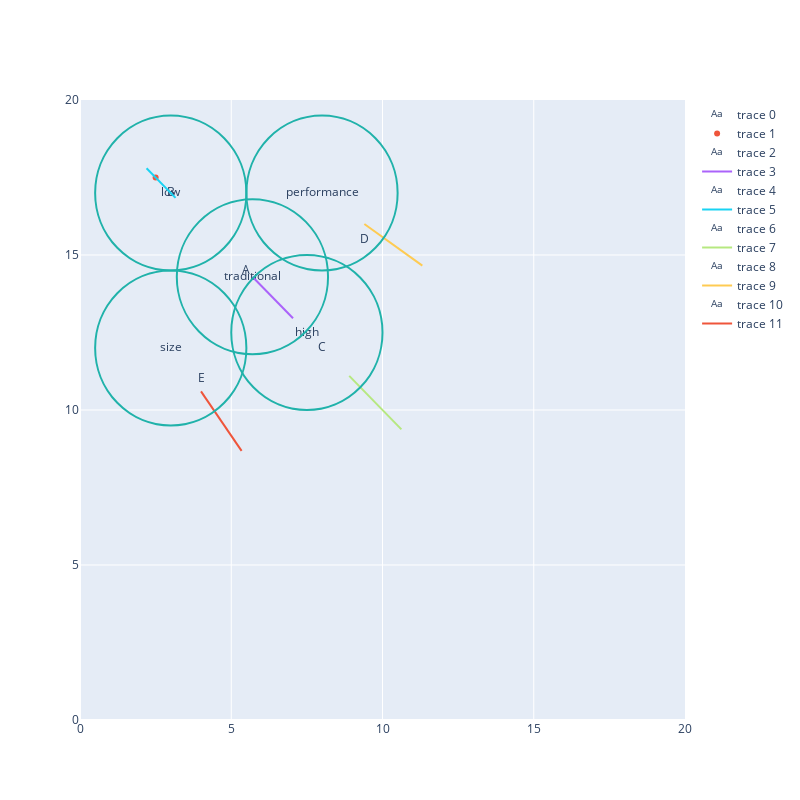

Notebook source saved alongside this figure:
### Code cell
reload(cp)
x = cp.simulate2()
perfX, szY, rndYears = zip(*x)
fig = go.Figure()
fig.update_xaxes(range=[0, 20])
fig.update_yaxes(range=[0, 20])
fig.update_layout(width=800, height=800)
products = [(5.5, 14.5, "A"), (3, 17, "B"), (8, 12, "C"), (9.4, 15.5, "D"), (4, 11, "E")]
x, y, labels = zip(*products)
fig.add_trace(go.Scatter(
    x=x,
    y=y,
    text=labels,
    mode="text",
))

month = np.arange(0, 24, 1)
fig.add_trace(go.Scatter(
x=list(perfX),
y=list(szY),
mode="markers",
))

for segment in cp.segments:
    cx, cy, ix, iy = cp.segments[segment]["pos"]
    dx, dy = cp.segments[segment]["driftPerYear"]
    x0=cx-2.5
    y0=cy-2.5
    x1 = cx+2.5
    y1=cy+2.5
    fig.add_shape(type="circle",
        xref="x", yref="y",
        x0=cx-2.5, y0=cy-2.5, x1 = cx+2.5, y1=cy+2.5,
        line_color="LightSeaGreen",
    )
    fig.add_trace(go.Scatter(
        x=[cx],
        y=[cy],
        text=segment,
        mode="text",
    ))
    segmentX = [[0, ix], [1, ix+dx/12]]
    segmentY = [[0, iy], [1, iy+dy/12]]
    x = list(map(lambda x: cp.yy(segmentX, x, "extrapolate", "extrapolate"), month))
    y = list(map(lambda x: cp.yy(segmentY, x, "extrapolate", "extrapolate"), month))
    fig.add_trace(go.Scatter(
    x=x,
    y=y,
    mode="lines",
    ))


fig.show()

### Figure 1 — Plotly figure (JSON) as saved in the notebook; plotly's stock layout.template omitted (floating-point values rounded to 4 significant figures)
{"data": [{"mode": "text", "text": ["A", "B", "C", "D", "E"], "type": "scatter", "x": [5.5, 3, 8, 9.4, 4], "y": [14.5, 17, 12, 15.5, 11]}, {"mode": "markers", "type": "scatter", "x": [2.5], "y": [17.5]}, {"mode": "text", "text": "traditional", "type": "scatter", "x": [5.7], "y": [14.3]}, {"mode": "lines", "type": "scatter", "x": [5.7, 5.758, 5.817, 5.875, 5.933, 5.992, 6.05, 6.108, 6.167, 6.225, 6.283, 6.342, 6.4, 6.458, 6.517, 6.575, 6.633, 6.692, 6.75, 6.808, 6.867, 6.925, 6.983, 7.042], "y": [14.3, 14.24, 14.18, 14.12, 14.07, 14.01, 13.95, 13.89, 13.83, 13.77, 13.72, 13.66, 13.6, 13.54, 13.48, 13.42, 13.37, 13.31, 13.25, 13.19, 13.13, 13.07, 13.02, 12.96]}, {"mode": "text", "text": "low", "type": "scatter", "x": [3], "y": [17]}, {"mode": "lines", "type": "scatter", "x": [2.2, 2.242, 2.283, 2.325, 2.367, 2.408, 2.45, 2.492, 2.533, 2.575, 2.617, 2.658, 2.7, 2.742, 2.783, 2.825, 2.867, 2.908, 2.95, 2.992, 3.033, 3.075, 3.117, 3.158], "y": [17.8, 17.76, 17.72, 17.67, 17.63, 17.59, 17.55, 17.51, 17.47, 17.42, 17.38, 17.34, 17.3, 17.26, 17.22, 17.17, 17.13, 17.09, 17.05, 17.01, 16.97, 16.92, 16.88, 16.84]}, {"mode": "text", "text": "high", "type": "scatter", "x": [7.5], "y": [12.5]}, {"mode": "lines", "type": "scatter", "x": [8.9, 8.975, 9.05, 9.125, 9.2, 9.275, 9.35, 9.425, 9.5, 9.575, 9.65, 9.725, 9.8, 9.875, 9.95, 10.02, 10.1, 10.17, 10.25, 10.32, 10.4, 10.47, 10.55, 10.62], "y": [11.1, 11.03, 10.95, 10.88, 10.8, 10.73, 10.65, 10.58, 10.5, 10.43, 10.35, 10.28, 10.2, 10.13, 10.05, 9.975, 9.9, 9.825, 9.75, 9.675, 9.6, 9.525, 9.45, 9.375]}, {"mode": "text", "text": "performance", "type": "scatter", "x": [8], "y": [17]}, {"mode": "lines", "type": "scatter", "x": [9.4, 9.483, 9.567, 9.65, 9.733, 9.817, 9.9, 9.983, 10.07, 10.15, 10.23, 10.32, 10.4, 10.48, 10.57, 10.65, 10.73, 10.82, 10.9, 10.98, 11.07, 11.15, 11.23, 11.32], "y": [16, 15.94, 15.88, 15.82, 15.77, 15.71, 15.65, 15.59, 15.53, 15.47, 15.42, 15.36, 15.3, 15.24, 15.18, 15.12, 15.07, 15.01, 14.95, 14.89, 14.83, 14.77, 14.72, 14.66]}, {"mode": "text", "text": "size", "type": "scatter", "x": [3], "y": [12]}, {"mode": "lines", "type": "scatter", "x": [4, 4.058, 4.117, 4.175, 4.233, 4.292, 4.35, 4.408, 4.467, 4.525, 4.583, 4.642, 4.7, 4.758, 4.817, 4.875, 4.933, 4.992, 5.05, 5.108, 5.167, 5.225, 5.283, 5.342], "y": [10.6, 10.52, 10.43, 10.35, 10.27, 10.18, 10.1, 10.02, 9.933, 9.85, 9.767, 9.683, 9.6, 9.517, 9.433, 9.35, 9.267, 9.183, 9.1, 9.017, 8.933, 8.85, 8.767, 8.683]}], "layout": {"height": 800, "shapes": [{"line": {"color": "LightSeaGreen"}, "type": "circle", "x0": 3.2, "x1": 8.2, "xref": "x", "y0": 11.8, "y1": 16.8, "yref": "y"}, {"line": {"color": "LightSeaGreen"}, "type": "circle", "x0": 0.5, "x1": 5.5, "xref": "x", "y0": 14.5, "y1": 19.5, "yref": "y"}, {"line": {"color": "LightSeaGreen"}, "type": "circle", "x0": 5, "x1": 10, "xref": "x", "y0": 10, "y1": 15, "yref": "y"}, {"line": {"color": "LightSeaGreen"}, "type": "circle", "x0": 5.5, "x1": 10.5, "xref": "x", "y0": 14.5, "y1": 19.5, "yref": "y"}, {"line": {"color": "LightSeaGreen"}, "type": "circle", "x0": 0.5, "x1": 5.5, "xref": "x", "y0": 9.5, "y1": 14.5, "yref": "y"}], "width": 800, "xaxis": {"range": [0, 20], "type": "linear"}, "yaxis": {"range": [0, 20], "type": "linear"}}}
